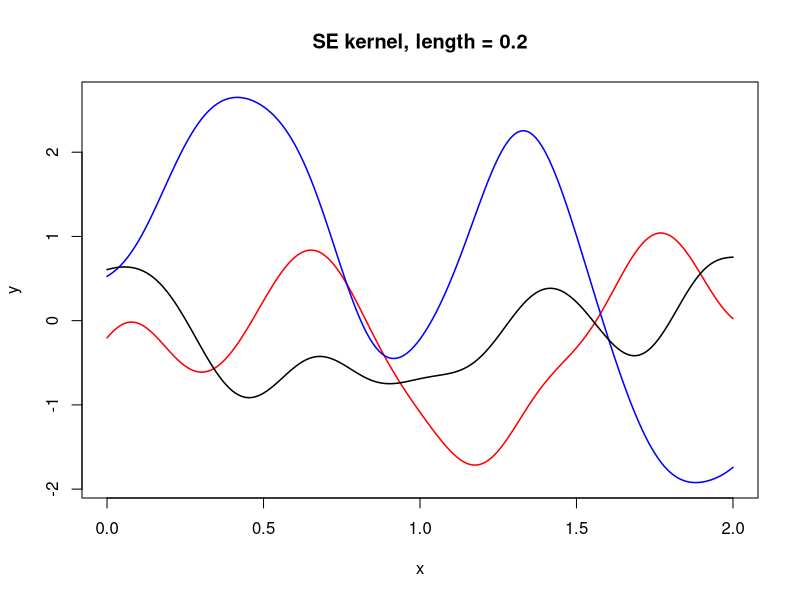
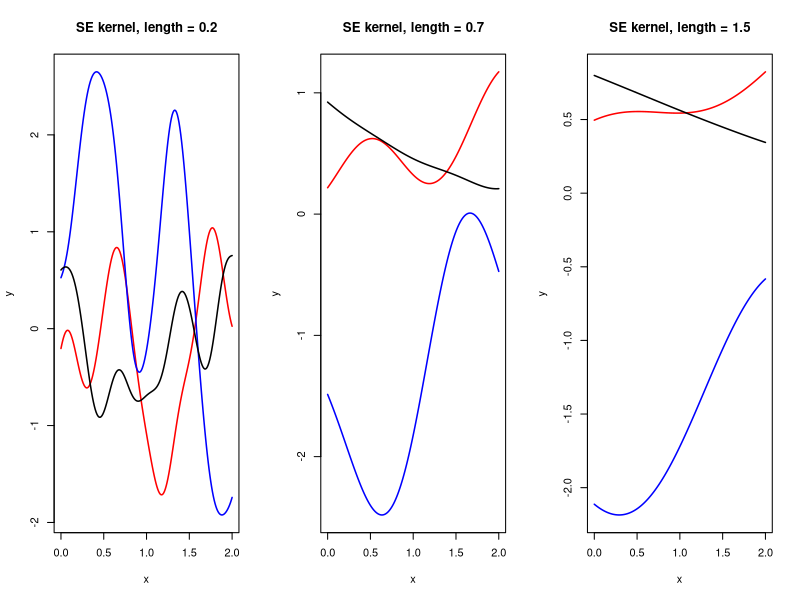
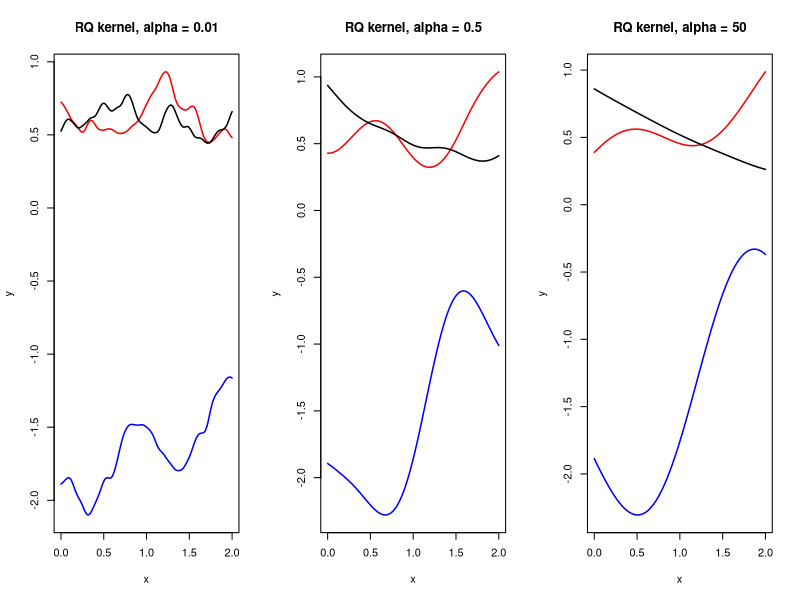
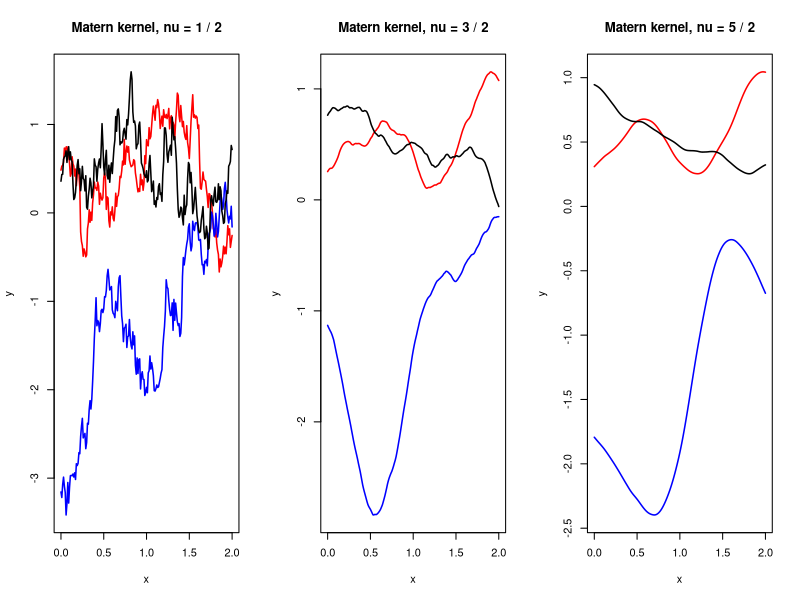
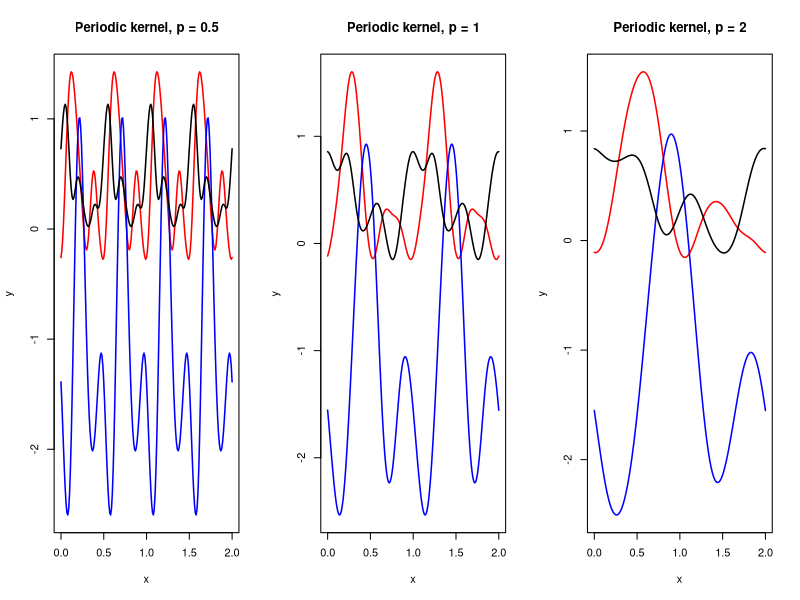
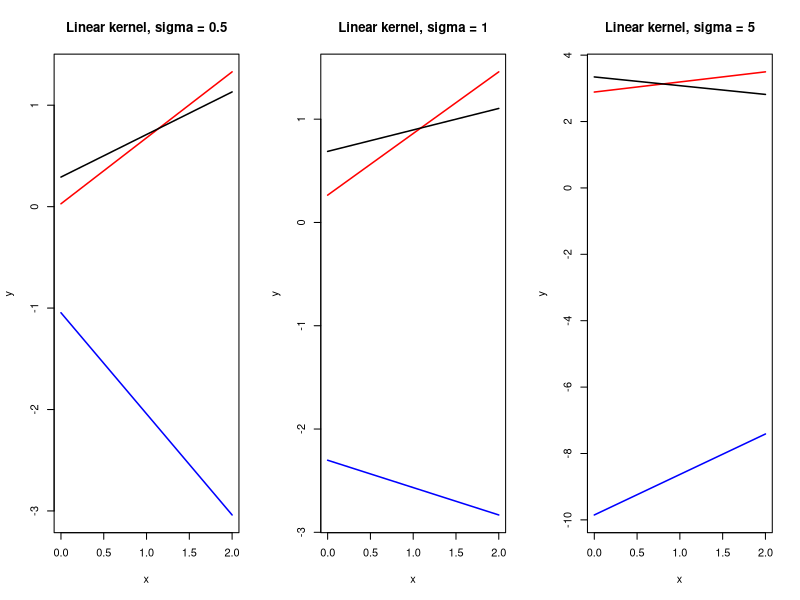
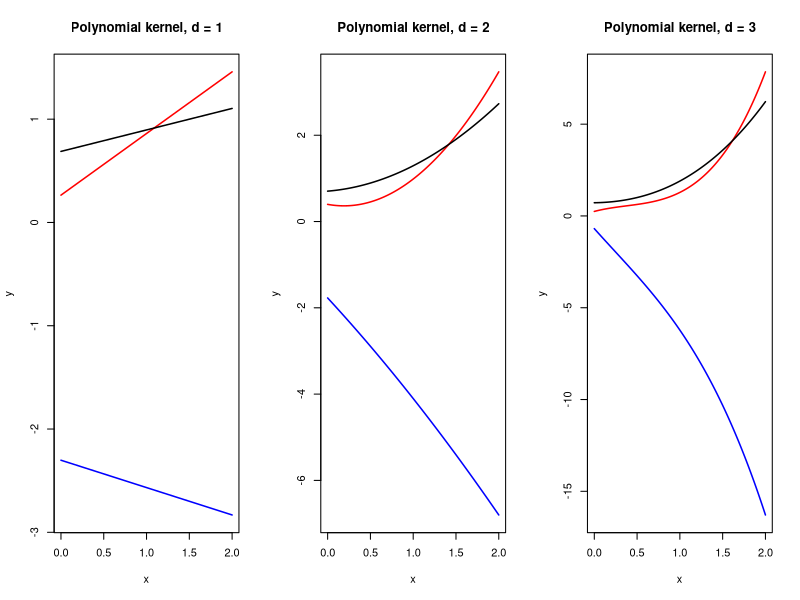
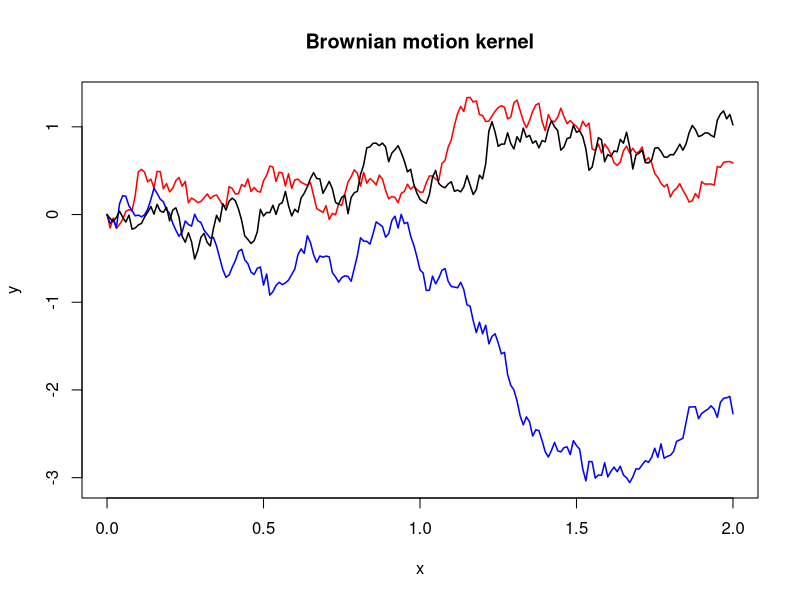

Generate these figures, in order, with R:
library(MASS)

# generate covariance matrix for points in `x` using given kernel function
cov_matrix <- function(x, kernel_fn, ...) {
    outer(x, x, function(a, b) kernel_fn(a, b, ...))
}

# given x coordinates, take N draws from kernel function at those points
draw_samples <- function(x, N, seed = 1, kernel_fn, ...) {
    Y <- matrix(NA, nrow = length(x), ncol = N)
    set.seed(seed)
    for (n in 1:N) {
        K <- cov_matrix(x, kernel_fn, ...)
        Y[, n] <- mvrnorm(1, mu = rep(0, times = length(x)), Sigma = K)
    }
    Y
}

x <- seq(0, 2, length.out = 201)  # x-coordinates
N <- 3  # no. of draws
col_list <- c("red", "blue", "black")  # for line colors

#####
# SQUARED EXPONENTIAL KERNEL
#####
se_kernel <- function(x, y, sigma = 1, length = 1) {
    sigma^2 * exp(- (x - y)^2 / (2 * length^2))
}

Y <- draw_samples(x, N, kernel_fn = se_kernel, length = 0.2)

#pdf("se_kernel0.pdf", width = 5, height = 4)
plot(range(x), range(Y), xlab = "x", ylab = "y", type = "n",
     main = "SE kernel, length = 0.2")
for (n in 1:N) {
    lines(x, Y[, n], col = col_list[n], lwd = 1.5)
}
#dev.off()

#pdf("se_kernel.pdf", width = 10, height = 4)
par(mfrow = c(1, 3))
for (l in c(0.2, 0.7, 1.5)) {
    Y <- draw_samples(x, N, kernel_fn = se_kernel, length = l)
    
    plot(range(x), range(Y), xlab = "x", ylab = "y", type = "n",
         main = paste("SE kernel, length =", l))
    for (n in 1:N) {
        lines(x, Y[, n], col = col_list[n], lwd = 1.5)
    }
}
#dev.off()

#####
# RATIONAL QUADRATIC KERNEL
#####
rq_kernel <- function(x, y, alpha = 1, sigma = 1, length = 1) {
    sigma^2 * (1 + (x - y)^2 / (2 * alpha * length^2))^(-alpha)
}

#pdf("rq_kernel.pdf", width = 10, height = 4)
par(mfrow = c(1, 3))
for (a in c(0.01, 0.5, 50)) {
    Y <- draw_samples(x, N, kernel_fn = rq_kernel, alpha = a)
    
    plot(range(x), range(Y), xlab = "x", ylab = "y", type = "n",
         main = paste("RQ kernel, alpha =", a))
    for (n in 1:N) {
        lines(x, Y[, n], col = col_list[n], lwd = 1.5)
    }
}
#dev.off()

#####
# MATERN COVARIANCE
#####
matern_kernel <- function(x, y, nu = 1.5, sigma = 1, l = 1) {
    if (!(nu %in% c(0.5, 1.5, 2.5))) {
        stop("p must be equal to 0.5, 1.5 or 2.5")
    }
    p <- nu - 0.5
    d <- abs(x - y)
    if (p == 0) {
        sigma^2 * exp(- d / l)
    } else if (p == 1) {
        sigma^2 * (1 + sqrt(3)*d/l) * exp(- sqrt(3)*d/l)
    } else {
        sigma^2 * (1 + sqrt(5)*d/l + 5*d^2 / (3*l^2)) * exp(-sqrt(5)*d/l)
    }
}

#pdf("mat_kernel.pdf", width = 10, height = 4)
par(mfrow = c(1, 3))
for (nu in c(0.5, 1.5, 2.5)) {
    Y <- draw_samples(x, N, kernel_fn = matern_kernel, nu = nu)
    
    plot(range(x), range(Y), xlab = "x", ylab = "y", type = "n",
         main = paste("Matern kernel, nu =", nu * 2, "/ 2"))
    for (n in 1:N) {
        lines(x, Y[, n], col = col_list[n], lwd = 1.5)
    }
}
#dev.off()

#####
# PERIODIC KERNEL
#####
period_kernel <- function(x, y, p = 1, sigma = 1, length = 1) {
    sigma^2 * exp(-2 * sin(pi * abs(x - y) / p)^2 / length^2)
}

#pdf("period_kernel.pdf", width = 10, height = 4)
par(mfrow = c(1, 3))
for (p in c(0.5, 1, 2)) {
    Y <- draw_samples(x, N, kernel_fn = period_kernel, p = p)
    
    plot(range(x), range(Y), xlab = "x", ylab = "y", type = "n",
         main = paste("Periodic kernel, p =", p))
    for (n in 1:N) {
        lines(x, Y[, n], col = col_list[n], lwd = 1.5)
    }
}
#dev.off()

#####
# POLYNOMIAL KERNEL
#####
poly_kernel <- function(x, y, sigma = 1, d = 1) {
    (sigma^2 + x * y)^d
}

# linear kernel w different sigma
#pdf("linear_kernel.pdf", width = 10, height = 4)
par(mfrow = c(1, 3))
for (s in c(0.5, 1, 5)) {
    Y <- draw_samples(x, N, kernel_fn = poly_kernel, sigma = s)
    
    plot(range(x), range(Y), xlab = "x", ylab = "y", type = "n",
         main = paste("Linear kernel, sigma =", s))
    for (n in 1:N) {
        lines(x, Y[, n], col = col_list[n], lwd = 1.5)
    }
}
#dev.off()

# poly kernel of different dimensions
#pdf("poly_kernel.pdf", width = 10, height = 4)
par(mfrow = c(1, 3))
for (d in c(1, 2, 3)) {
    Y <- draw_samples(x, N, kernel_fn = poly_kernel, d = d)
    
    plot(range(x), range(Y), xlab = "x", ylab = "y", type = "n",
         main = paste("Polynomial kernel, d =", d))
    for (n in 1:N) {
        lines(x, Y[, n], col = col_list[n], lwd = 1.5)
    }
}
#dev.off()

#####
# BROWNIAN MOTION KERNEL
#####
bm_kernel <- function(x, y) {
    pmin(x, y)
}

Y <- draw_samples(x, N, kernel_fn = bm_kernel)

#pdf("bm_kernel.pdf", width = 5, height = 4)
par(mfrow = c(1, 1))
plot(range(x), range(Y), xlab = "x", ylab = "y", type = "n",
     main = "Brownian motion kernel")
for (n in 1:N) {
    lines(x, Y[, n], col = col_list[n], lwd = 1.5)
}
#dev.off()
